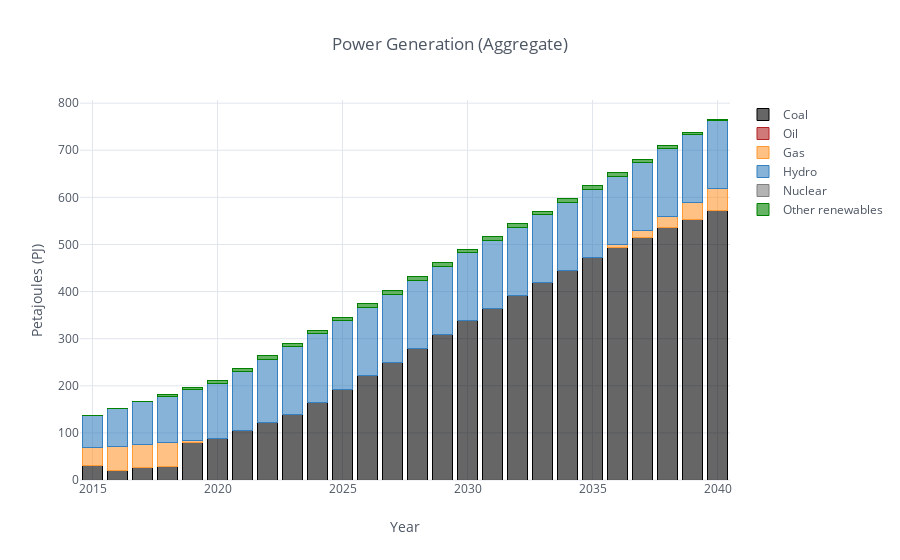

Source (notebook cell):
### Code cell
# Power generation (Aggregated)
gen_agg_df = pd.DataFrame(columns=agg_col)
gen_agg_df.insert(0,'y',gen_df['y'])
gen_agg_df  = gen_agg_df.fillna(0.00)

for each in agg_col:
    for tech_exists in agg_col[each]:
        if tech_exists in gen_df.columns:
            gen_agg_df[each] = gen_agg_df[each] + gen_df[tech_exists]
            gen_agg_df[each] = gen_agg_df[each].round(2)

df_plot(gen_agg_df,'Petajoules (PJ)','Power Generation (Aggregate)')

### Figure 1 — Plotly figure (JSON) as saved in the notebook; plotly's stock layout.template omitted (floating-point values rounded to 4 significant figures)
{"data": [{"marker": {"color": "rgba(0, 0, 0, 0.6)", "line": {"color": "rgba(0, 0, 0, 1.0)", "width": 1}}, "name": "Coal", "orientation": "v", "text": "", "type": "bar", "uid": "c088e4c9-3e69-464e-a256-7053309b2b51", "x": [2015, 2016, 2017, 2018, 2019, 2020, 2021, 2022, 2023, 2024, 2025, 2026, 2027, 2028, 2029, 2030, 2031, 2032, 2033, 2034, 2035, 2036, 2037, 2038, 2039, 2040], "y": [30.01, 21.14, 26.21, 29.29, 80.64, 87.72, 104.2, 122.1, 138.4, 164.7, 192.4, 221.3, 249.8, 279.0, 308.5, 338.1, 364.6, 391.4, 418.4, 445.6, 473.1, 494.1, 514.5, 536.5, 552.8, 573.0]}, {"marker": {"color": "rgba(178, 34, 34, 0.6)", "line": {"color": "rgba(178, 34, 34, 1.0)", "width": 1}}, "name": "Oil", "orientation": "v", "text": "", "type": "bar", "uid": "c912b875-f2ea-4270-8e3d-16f2d2b1d00d", "x": [2015, 2016, 2017, 2018, 2019, 2020, 2021, 2022, 2023, 2024, 2025, 2026, 2027, 2028, 2029, 2030, 2031, 2032, 2033, 2034, 2035, 2036, 2037, 2038, 2039, 2040], "y": [0, 0, 0, 0, 0, 0, 0, 0, 0, 0, 0, 0, 0, 0, 0, 0, 0, 0, 0, 0, 0, 0, 0, 0, 0, 0]}, {"marker": {"color": "rgba(255, 153, 51, 0.6)", "line": {"color": "rgba(255, 153, 51, 1.0)", "width": 1}}, "name": "Gas", "orientation": "v", "text": "", "type": "bar", "uid": "bfcc936f-d062-4771-861e-c95d52ed37e9", "x": [2015, 2016, 2017, 2018, 2019, 2020, 2021, 2022, 2023, 2024, 2025, 2026, 2027, 2028, 2029, 2030, 2031, 2032, 2033, 2034, 2035, 2036, 2037, 2038, 2039, 2040], "y": [38.66, 49.59, 49.59, 49.59, 2.53, 0.14, 0.14, 0.14, 0.14, 0.14, 0.28, 0.28, 0.28, 0.28, 0, 0, 0, 0, 0, 0, 0, 6.78, 14.32, 22.59, 36.49, 46.71]}, {"marker": {"color": "rgba(55, 128, 191, 0.6)", "line": {"color": "rgba(55, 128, 191, 1.0)", "width": 1}}, "name": "Hydro", "orientation": "v", "text": "", "type": "bar", "uid": "0eb264c8-f9d3-41a0-ad3a-11f1b54da195", "x": [2015, 2016, 2017, 2018, 2019, 2020, 2021, 2022, 2023, 2024, 2025, 2026, 2027, 2028, 2029, 2030, 2031, 2032, 2033, 2034, 2035, 2036, 2037, 2038, 2039, 2040], "y": [68.48, 80.75, 89.84, 99.45, 108.4, 117.0, 125.6, 134.1, 144.7, 145.3, 145.3, 144.5, 144.5, 144.5, 144.5, 144.5, 144.5, 144.5, 144.5, 144.5, 144.5, 144.5, 144.5, 144.5, 144.5, 144.5]}, {"marker": {"color": "rgba(128, 128, 128, 0.6)", "line": {"color": "rgba(128, 128, 128, 1.0)", "width": 1}}, "name": "Nuclear", "orientation": "v", "text": "", "type": "bar", "uid": "e05e174d-032b-499e-9f02-eb140833812d", "x": [2015, 2016, 2017, 2018, 2019, 2020, 2021, 2022, 2023, 2024, 2025, 2026, 2027, 2028, 2029, 2030, 2031, 2032, 2033, 2034, 2035, 2036, 2037, 2038, 2039, 2040], "y": [0, 0, 0, 0, 0, 0, 0, 0, 0, 0, 0, 0, 0, 0, 0, 0, 0, 0, 0, 0, 0, 0, 0, 0, 0, 0]}, {"marker": {"color": "rgba(0, 128, 0, 0.6)", "line": {"color": "rgba(0, 128, 0, 1.0)", "width": 1}}, "name": "Other renewables", "orientation": "v", "text": "", "type": "bar", "uid": "8ba6cfa0-0644-48b0-bf75-67ebdfce97e8", "x": [2015, 2016, 2017, 2018, 2019, 2020, 2021, 2022, 2023, 2024, 2025, 2026, 2027, 2028, 2029, 2030, 2031, 2032, 2033, 2034, 2035, 2036, 2037, 2038, 2039, 2040], "y": [0.19, 0.34, 0.84, 3.04, 4.89, 6.85, 7.67, 7.57, 7.57, 7.95, 7.95, 7.95, 7.95, 7.76, 7.76, 7.76, 7.76, 7.76, 7.76, 7.76, 7.76, 7.76, 7.76, 5.7, 3.94, 2.23]}], "layout": {"barmode": "stack", "legend": {"bgcolor": "#FFFFFF", "font": {"color": "#4D5663"}, "traceorder": "normal"}, "paper_bgcolor": "#FFFFFF", "plot_bgcolor": "#FFFFFF", "title": {"font": {"color": "#4D5663"}, "text": "Power Generation (Aggregate)"}, "xaxis": {"gridcolor": "#E1E5ED", "showgrid": true, "tickfont": {"color": "#4D5663"}, "title": {"font": {"color": "#4D5663"}, "text": "Year"}, "zerolinecolor": "#E1E5ED"}, "yaxis": {"gridcolor": "#E1E5ED", "showgrid": true, "tickfont": {"color": "#4D5663"}, "title": {"font": {"color": "#4D5663"}, "text": "Petajoules (PJ)"}, "zerolinecolor": "#E1E5ED"}}}
